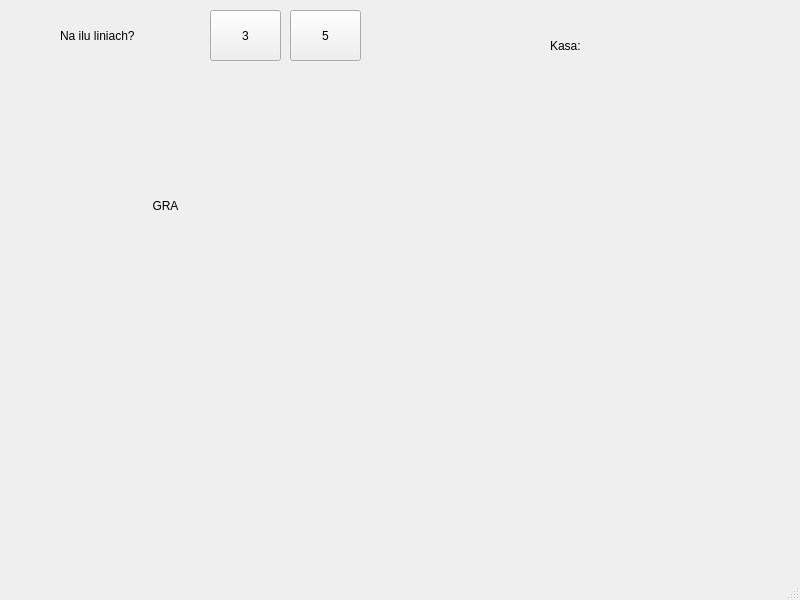
<?xml version="1.0" encoding="UTF-8"?>
<ui version="4.0">
 <class>MainWindow</class>
 <widget class="QMainWindow" name="MainWindow">
  <property name="geometry">
   <rect>
    <x>0</x>
    <y>0</y>
    <width>800</width>
    <height>600</height>
   </rect>
  </property>
  <property name="windowTitle">
   <string>MainWindow</string>
  </property>
  <property name="layoutDirection">
   <enum>Qt::LeftToRight</enum>
  </property>
  <widget class="QWidget" name="centralwidget">
   <widget class="QLabel" name="label">
    <property name="geometry">
     <rect>
      <x>100</x>
      <y>50</y>
      <width>71</width>
      <height>41</height>
     </rect>
    </property>
    <property name="text">
     <string/>
    </property>
   </widget>
   <widget class="QPushButton" name="pushButton">
    <property name="geometry">
     <rect>
      <x>210</x>
      <y>10</y>
      <width>71</width>
      <height>51</height>
     </rect>
    </property>
    <property name="text">
     <string>3</string>
    </property>
   </widget>
   <widget class="QPushButton" name="pushButton_2">
    <property name="geometry">
     <rect>
      <x>290</x>
      <y>10</y>
      <width>71</width>
      <height>51</height>
     </rect>
    </property>
    <property name="text">
     <string>5</string>
    </property>
   </widget>
   <widget class="QLabel" name="label_2">
    <property name="geometry">
     <rect>
      <x>110</x>
      <y>160</y>
      <width>111</width>
      <height>91</height>
     </rect>
    </property>
    <property name="contextMenuPolicy">
     <enum>Qt::DefaultContextMenu</enum>
    </property>
    <property name="layoutDirection">
     <enum>Qt::RightToLeft</enum>
    </property>
    <property name="text">
     <string>GRA</string>
    </property>
    <property name="textFormat">
     <enum>Qt::AutoText</enum>
    </property>
    <property name="alignment">
     <set>Qt::AlignCenter</set>
    </property>
   </widget>
   <widget class="QLabel" name="label_3">
    <property name="geometry">
     <rect>
      <x>60</x>
      <y>20</y>
      <width>131</width>
      <height>31</height>
     </rect>
    </property>
    <property name="text">
     <string>Na ilu liniach?</string>
    </property>
   </widget>
   <widget class="QLabel" name="label_4">
    <property name="geometry">
     <rect>
      <x>550</x>
      <y>30</y>
      <width>71</width>
      <height>31</height>
     </rect>
    </property>
    <property name="text">
     <string>Kasa:</string>
    </property>
   </widget>
   <widget class="QLabel" name="label_5">
    <property name="geometry">
     <rect>
      <x>600</x>
      <y>30</y>
      <width>91</width>
      <height>31</height>
     </rect>
    </property>
    <property name="text">
     <string/>
    </property>
   </widget>
  </widget>
  <widget class="QMenuBar" name="menubar">
   <property name="geometry">
    <rect>
     <x>0</x>
     <y>0</y>
     <width>800</width>
     <height>21</height>
    </rect>
   </property>
  </widget>
  <widget class="QStatusBar" name="statusbar"/>
 </widget>
 <resources/>
 <connections/>
</ui>
